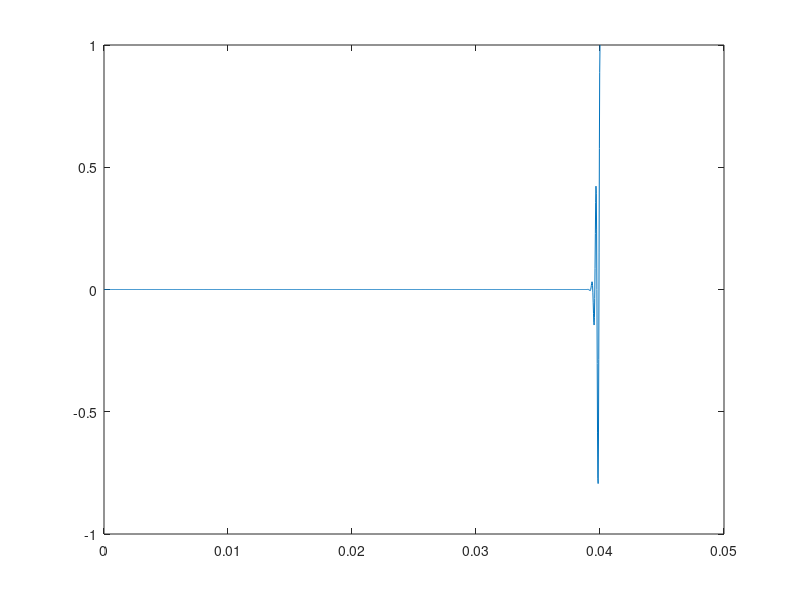

Write MATLAB code to recreate this figure. (Note: this script raises an error after producing the figure.)
%% one click
fs = 4e4;
tend = 0.04;
T = 0 : 1/fs : tend;
a = linspace(0, tend, 1);      
D = [a; 10.^(0:length(a)-1)]';
Y = pulstran(T,D,'gauspuls',3000,0.5);   
% figure; 
plot(T,Y); xlim([0, 0.050])

player=audioplayer(Y,fs);
play(player);

%% one click - can be parametrized and changed a bit
tend        = 0.01;
freqGauss   = 800;      %700 ?      
expGauss    = 0.4;      %0.4 ? 0.3-1, 1 piu' tonfo. Meno di 0.3, sweep

T = 0 : 1/fs : tend;   
D = [tend; 1]';
Y = pulstran(T,D,'gauspuls',freqGauss,expGauss);
%figure;
plot(T,Y); xlim([0, 0.050])

player=audioplayer(Y,fs);
play(player);

%% one click
fs = 4e4;
tend = 0.04;
T = 0 : 1/fs : tend;
a = linspace(0, tend, 1);      
D = [a; 10.^(0:length(a)-1)]';
Y = pulstran(T,D,'gauspuls',1000,2);   
% figure; 
plot(T,Y); xlim([0, 0.050])

player=audioplayer(Y,fs);
play(player);

%% ONE, WEIRD (from two combined)
fs = 4e4;
tend = 0.001;
T = 0 : 1/fs : tend;
a = linspace(0, tend, 2);      
D = [a; [5 1]]';
Y = pulstran(T,D,'gauspuls',1000,1);   

a = linspace(0, tend, 2);      
D = [a; [1 5]]';
Y2 = pulstran(T,D,'gauspuls',500,0.5);

YF = [Y, Y2];
TF = 0 : 1/fs : 2*tend;
% figure; 
plot(TF,YF(1:end-1)); xlim([0, 0.012])

player=audioplayer(YF,fs);
play(player);
